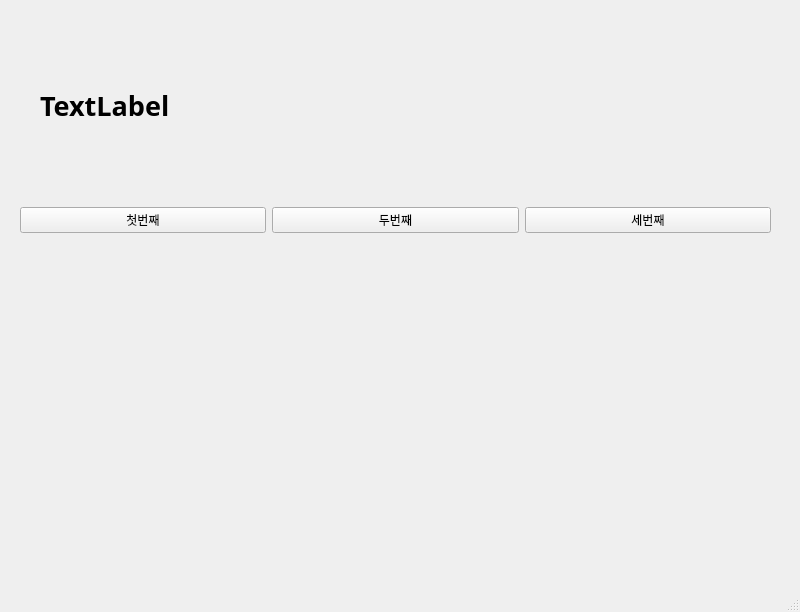
<?xml version="1.0" encoding="UTF-8"?>
<ui version="4.0">
 <class>MainWindow</class>
 <widget class="QMainWindow" name="MainWindow">
  <property name="geometry">
   <rect>
    <x>0</x>
    <y>0</y>
    <width>800</width>
    <height>612</height>
   </rect>
  </property>
  <property name="windowTitle">
   <string>MainWindow</string>
  </property>
  <widget class="QWidget" name="centralwidget">
   <widget class="QWidget" name="horizontalLayoutWidget">
    <property name="geometry">
     <rect>
      <x>20</x>
      <y>170</y>
      <width>751</width>
      <height>101</height>
     </rect>
    </property>
    <layout class="QHBoxLayout" name="horizontalLayout">
     <item>
      <widget class="QPushButton" name="pushButton_3">
       <property name="text">
        <string>첫번째</string>
       </property>
      </widget>
     </item>
     <item>
      <widget class="QPushButton" name="pushButton_2">
       <property name="text">
        <string>두번째</string>
       </property>
      </widget>
     </item>
     <item>
      <widget class="QPushButton" name="pushButton">
       <property name="text">
        <string>세번째</string>
       </property>
      </widget>
     </item>
    </layout>
   </widget>
   <widget class="QLabel" name="label">
    <property name="geometry">
     <rect>
      <x>40</x>
      <y>80</y>
      <width>721</width>
      <height>51</height>
     </rect>
    </property>
    <property name="font">
     <font>
      <family>맑은 고딕</family>
      <pointsize>20</pointsize>
      <weight>75</weight>
      <bold>true</bold>
     </font>
    </property>
    <property name="text">
     <string>TextLabel</string>
    </property>
   </widget>
  </widget>
  <widget class="QMenuBar" name="menubar">
   <property name="geometry">
    <rect>
     <x>0</x>
     <y>0</y>
     <width>800</width>
     <height>21</height>
    </rect>
   </property>
  </widget>
  <widget class="QStatusBar" name="statusbar"/>
 </widget>
 <resources/>
 <connections>
  <connection>
   <sender>pushButton_3</sender>
   <signal>clicked()</signal>
   <receiver>MainWindow</receiver>
   <slot>firstClick()</slot>
   <hints>
    <hint type="sourcelabel">
     <x>127</x>
     <y>248</y>
    </hint>
    <hint type="destinationlabel">
     <x>146</x>
     <y>312</y>
    </hint>
   </hints>
  </connection>
  <connection>
   <sender>pushButton_2</sender>
   <signal>clicked()</signal>
   <receiver>MainWindow</receiver>
   <slot>secondClick()</slot>
   <hints>
    <hint type="sourcelabel">
     <x>366</x>
     <y>241</y>
    </hint>
    <hint type="destinationlabel">
     <x>406</x>
     <y>312</y>
    </hint>
   </hints>
  </connection>
  <connection>
   <sender>pushButton</sender>
   <signal>clicked()</signal>
   <receiver>MainWindow</receiver>
   <slot>thirdClick()</slot>
   <hints>
    <hint type="sourcelabel">
     <x>617</x>
     <y>242</y>
    </hint>
    <hint type="destinationlabel">
     <x>655</x>
     <y>317</y>
    </hint>
   </hints>
  </connection>
 </connections>
 <slots>
  <slot>firstClick()</slot>
  <slot>secondClick()</slot>
  <slot>thirdClick()</slot>
 </slots>
</ui>
